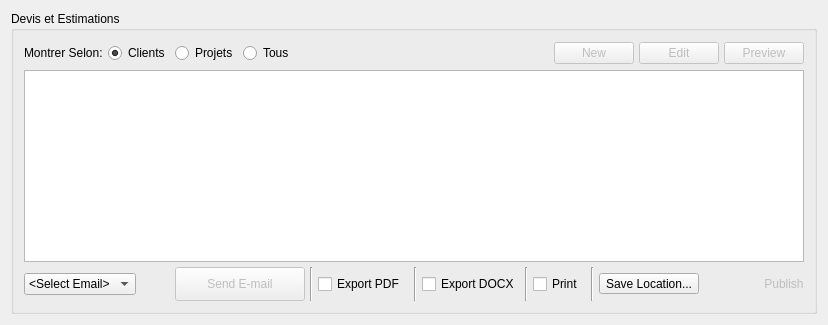
          <widget class="QWidget" name="tab_12">
           <attribute name="title">
            <string>DEVIS</string>
           </attribute>
           <layout class="QGridLayout" name="gridLayout_20">
            <item row="0" column="0">
             <widget class="QGroupBox" name="groupBox_7">
              <property name="sizePolicy">
               <sizepolicy hsizetype="MinimumExpanding" vsizetype="Expanding">
                <horstretch>0</horstretch>
                <verstretch>0</verstretch>
               </sizepolicy>
              </property>
              <property name="title">
               <string>Devis et Estimations</string>
              </property>
              <layout class="QVBoxLayout" name="verticalLayout_22">
               <property name="spacing">
                <number>5</number>
               </property>
               <property name="margin">
                <number>10</number>
               </property>
               <item>
                <layout class="QHBoxLayout" name="horizontalLayout_27">
                 <property name="spacing">
                  <number>5</number>
                 </property>
                 <item>
                  <layout class="QVBoxLayout" name="verticalLayout_23">
                   <item>
                    <layout class="QHBoxLayout" name="horizontalLayout_28">
                     <item>
                      <layout class="QHBoxLayout" name="horizontalLayout_29">
                       <item>
                        <widget class="QLabel" name="label_21">
                         <property name="styleSheet">
                          <string notr="true">QLabel{
	background-color: rgba(255, 255, 255, 0);
	font: 10pt &quot;Roboto&quot;
}</string>
                         </property>
                         <property name="text">
                          <string>Montrer Selon:</string>
                         </property>
                        </widget>
                       </item>
                       <item>
                        <widget class="QRadioButton" name="radioButtonBClients_2">
                         <property name="text">
                          <string>Clients</string>
                         </property>
                         <property name="checked">
                          <bool>true</bool>
                         </property>
                        </widget>
                       </item>
                       <item>
                        <widget class="QRadioButton" name="radioButtonBJobs_2">
                         <property name="text">
                          <string>Projets</string>
                         </property>
                        </widget>
                       </item>
                       <item>
                        <widget class="QRadioButton" name="radioButtonBAll_2">
                         <property name="text">
                          <string>Tous</string>
                         </property>
                         <property name="checked">
                          <bool>false</bool>
                         </property>
                        </widget>
                       </item>
                      </layout>
                     </item>
                     <item>
                      <widget class="QComboBox" name="comboBoxBills_2">
                       <property name="enabled">
                        <bool>true</bool>
                       </property>
                       <property name="sizePolicy">
                        <sizepolicy hsizetype="Preferred" vsizetype="Fixed">
                         <horstretch>0</horstretch>
                         <verstretch>0</verstretch>
                        </sizepolicy>
                       </property>
                       <property name="minimumSize">
                        <size>
                         <width>0</width>
                         <height>24</height>
                        </size>
                       </property>
                       <property name="maximumSize">
                        <size>
                         <width>0</width>
                         <height>16777215</height>
                        </size>
                       </property>
                       <property name="maxVisibleItems">
                        <number>20</number>
                       </property>
                       <property name="sizeAdjustPolicy">
                        <enum>QComboBox::AdjustToMinimumContentsLengthWithIcon</enum>
                       </property>
                      </widget>
                     </item>
                     <item>
                      <spacer name="horizontalSpacer_16">
                       <property name="orientation">
                        <enum>Qt::Horizontal</enum>
                       </property>
                       <property name="sizeType">
                        <enum>QSizePolicy::MinimumExpanding</enum>
                       </property>
                       <property name="sizeHint" stdset="0">
                        <size>
                         <width>250</width>
                         <height>20</height>
                        </size>
                       </property>
                      </spacer>
                     </item>
                     <item>
                      <widget class="QPushButton" name="btnNewBill_2">
                       <property name="enabled">
                        <bool>false</bool>
                       </property>
                       <property name="sizePolicy">
                        <sizepolicy hsizetype="Maximum" vsizetype="Fixed">
                         <horstretch>0</horstretch>
                         <verstretch>0</verstretch>
                        </sizepolicy>
                       </property>
                       <property name="text">
                        <string>New</string>
                       </property>
                      </widget>
                     </item>
                     <item>
                      <widget class="QPushButton" name="btnEditBill_2">
                       <property name="enabled">
                        <bool>false</bool>
                       </property>
                       <property name="sizePolicy">
                        <sizepolicy hsizetype="Maximum" vsizetype="Fixed">
                         <horstretch>0</horstretch>
                         <verstretch>0</verstretch>
                        </sizepolicy>
                       </property>
                       <property name="text">
                        <string>Edit</string>
                       </property>
                       <property name="default">
                        <bool>false</bool>
                       </property>
                       <property name="flat">
                        <bool>false</bool>
                       </property>
                      </widget>
                     </item>
                     <item>
                      <widget class="QPushButton" name="btnPreviewBill_2">
                       <property name="enabled">
                        <bool>false</bool>
                       </property>
                       <property name="sizePolicy">
                        <sizepolicy hsizetype="Maximum" vsizetype="Fixed">
                         <horstretch>0</horstretch>
                         <verstretch>0</verstretch>
                        </sizepolicy>
                       </property>
                       <property name="text">
                        <string>Preview</string>
                       </property>
                      </widget>
                     </item>
                    </layout>
                   </item>
                   <item>
                    <widget class="QTableView" name="billsTable_2">
                     <property name="sizePolicy">
                      <sizepolicy hsizetype="MinimumExpanding" vsizetype="Expanding">
                       <horstretch>0</horstretch>
                       <verstretch>0</verstretch>
                      </sizepolicy>
                     </property>
                    </widget>
                   </item>
                  </layout>
                 </item>
                </layout>
               </item>
               <item>
                <layout class="QHBoxLayout" name="horizontalLayout_30">
                 <property name="spacing">
                  <number>5</number>
                 </property>
                 <item>
                  <widget class="QComboBox" name="comboBoxEmails_2">
                   <property name="sizePolicy">
                    <sizepolicy hsizetype="Minimum" vsizetype="Fixed">
                     <horstretch>0</horstretch>
                     <verstretch>0</verstretch>
                    </sizepolicy>
                   </property>
                   <item>
                    <property name="text">
                     <string>&lt;Select Email&gt;</string>
                    </property>
                   </item>
                   <item>
                    <property name="text">
                     <string>&lt;Custom&gt;</string>
                    </property>
                   </item>
                  </widget>
                 </item>
                 <item>
                  <widget class="QLineEdit" name="leCustomEmail_2">
                   <property name="sizePolicy">
                    <sizepolicy hsizetype="Fixed" vsizetype="Fixed">
                     <horstretch>0</horstretch>
                     <verstretch>0</verstretch>
                    </sizepolicy>
                   </property>
                   <property name="minimumSize">
                    <size>
                     <width>0</width>
                     <height>0</height>
                    </size>
                   </property>
                   <property name="maximumSize">
                    <size>
                     <width>0</width>
                     <height>16777215</height>
                    </size>
                   </property>
                  </widget>
                 </item>
                 <item>
                  <widget class="QFrame" name="frameOkCustomEmail_2">
                   <property name="sizePolicy">
                    <sizepolicy hsizetype="Fixed" vsizetype="Fixed">
                     <horstretch>0</horstretch>
                     <verstretch>0</verstretch>
                    </sizepolicy>
                   </property>
                   <property name="minimumSize">
                    <size>
                     <width>24</width>
                     <height>24</height>
                    </size>
                   </property>
                   <property name="styleSheet">
                    <string notr="true">height: 48px;
width: 48px;
background-color: transparent;
image: url(:/resources/icons/OK.png);
</string>
                   </property>
                   <property name="frameShape">
                    <enum>QFrame::StyledPanel</enum>
                   </property>
                   <property name="frameShadow">
                    <enum>QFrame::Raised</enum>
                   </property>
                  </widget>
                 </item>
                 <item>
                  <widget class="QPushButton" name="btnSendMail_2">
                   <property name="enabled">
                    <bool>false</bool>
                   </property>
                   <property name="sizePolicy">
                    <sizepolicy hsizetype="Minimum" vsizetype="Fixed">
                     <horstretch>0</horstretch>
                     <verstretch>0</verstretch>
                    </sizepolicy>
                   </property>
                   <property name="minimumSize">
                    <size>
                     <width>130</width>
                     <height>34</height>
                    </size>
                   </property>
                   <property name="baseSize">
                    <size>
                     <width>0</width>
                     <height>0</height>
                    </size>
                   </property>
                   <property name="text">
                    <string>Send E-mail</string>
                   </property>
                  </widget>
                 </item>
                 <item>
                  <widget class="Line" name="line_6">
                   <property name="orientation">
                    <enum>Qt::Vertical</enum>
                   </property>
                  </widget>
                 </item>
                 <item>
                  <widget class="QCheckBox" name="checkBox_7">
                   <property name="sizePolicy">
                    <sizepolicy hsizetype="Minimum" vsizetype="Fixed">
                     <horstretch>0</horstretch>
                     <verstretch>0</verstretch>
                    </sizepolicy>
                   </property>
                   <property name="styleSheet">
                    <string notr="true"/>
                   </property>
                   <property name="text">
                    <string>Export PDF </string>
                   </property>
                   <property name="checkable">
                    <bool>true</bool>
                   </property>
                   <property name="tristate">
                    <bool>false</bool>
                   </property>
                  </widget>
                 </item>
                 <item>
                  <widget class="Line" name="line_7">
                   <property name="orientation">
                    <enum>Qt::Vertical</enum>
                   </property>
                  </widget>
                 </item>
                 <item>
                  <widget class="QCheckBox" name="checkBox_8">
                   <property name="sizePolicy">
                    <sizepolicy hsizetype="Minimum" vsizetype="Fixed">
                     <horstretch>0</horstretch>
                     <verstretch>0</verstretch>
                    </sizepolicy>
                   </property>
                   <property name="styleSheet">
                    <string notr="true"/>
                   </property>
                   <property name="text">
                    <string>Export DOCX</string>
                   </property>
                  </widget>
                 </item>
                 <item>
                  <widget class="Line" name="line_9">
                   <property name="orientation">
                    <enum>Qt::Vertical</enum>
                   </property>
                  </widget>
                 </item>
                 <item>
                  <widget class="QCheckBox" name="checkBox_9">
                   <property name="sizePolicy">
                    <sizepolicy hsizetype="Minimum" vsizetype="Fixed">
                     <horstretch>0</horstretch>
                     <verstretch>0</verstretch>
                    </sizepolicy>
                   </property>
                   <property name="layoutDirection">
                    <enum>Qt::LeftToRight</enum>
                   </property>
                   <property name="autoFillBackground">
                    <bool>false</bool>
                   </property>
                   <property name="styleSheet">
                    <string notr="true"/>
                   </property>
                   <property name="text">
                    <string>Print </string>
                   </property>
                   <property name="tristate">
                    <bool>false</bool>
                   </property>
                  </widget>
                 </item>
                 <item>
                  <widget class="Line" name="line_10">
                   <property name="orientation">
                    <enum>Qt::Vertical</enum>
                   </property>
                  </widget>
                 </item>
                 <item>
                  <widget class="QToolButton" name="toolButton_3">
                   <property name="sizePolicy">
                    <sizepolicy hsizetype="Minimum" vsizetype="Fixed">
                     <horstretch>0</horstretch>
                     <verstretch>0</verstretch>
                    </sizepolicy>
                   </property>
                   <property name="styleSheet">
                    <string notr="true"/>
                   </property>
                   <property name="text">
                    <string>Save Location...</string>
                   </property>
                  </widget>
                 </item>
                 <item>
                  <spacer name="horizontalSpacer_17">
                   <property name="orientation">
                    <enum>Qt::Horizontal</enum>
                   </property>
                   <property name="sizeType">
                    <enum>QSizePolicy::Expanding</enum>
                   </property>
                   <property name="sizeHint" stdset="0">
                    <size>
                     <width>19</width>
                     <height>20</height>
                    </size>
                   </property>
                  </spacer>
                 </item>
                 <item>
                  <widget class="QPushButton" name="btnPublishBill_2">
                   <property name="enabled">
                    <bool>false</bool>
                   </property>
                   <property name="sizePolicy">
                    <sizepolicy hsizetype="Maximum" vsizetype="Fixed">
                     <horstretch>0</horstretch>
                     <verstretch>0</verstretch>
                    </sizepolicy>
                   </property>
                   <property name="styleSheet">
                    <string notr="true">
QPushButton:hover:!pressed {
	background-color: qlineargradient(spread:pad, x1:1, y1:0, x2:1, y2:1, stop:0 rgba(255, 54, 54, 255), stop:1 rgba(100, 0, 0, 255));
    border-style: outset;
	border-top-color: rgb(180, 54, 54);
	border-left-color: rgb(180, 54, 54);
	border-right-color: rgb(180, 54, 54);
	border-bottom-color: rgb(100, 0, 0);
}
QPushButton:hover {
    background-color:rgb(100, 0, 0);
    border-style: inset;
	border-color:rgb(100, 0, 0);

}

QPushButton:!enabled {
	border-color:rgb(15, 32, 54);
	border-style: outset;
}</string>
                   </property>
                   <property name="text">
                    <string>Publish</string>
                   </property>
                  </widget>
                 </item>
                </layout>
               </item>
              </layout>
              <zorder></zorder>
              <zorder></zorder>
             </widget>
            </item>
           </layout>
          </widget>
